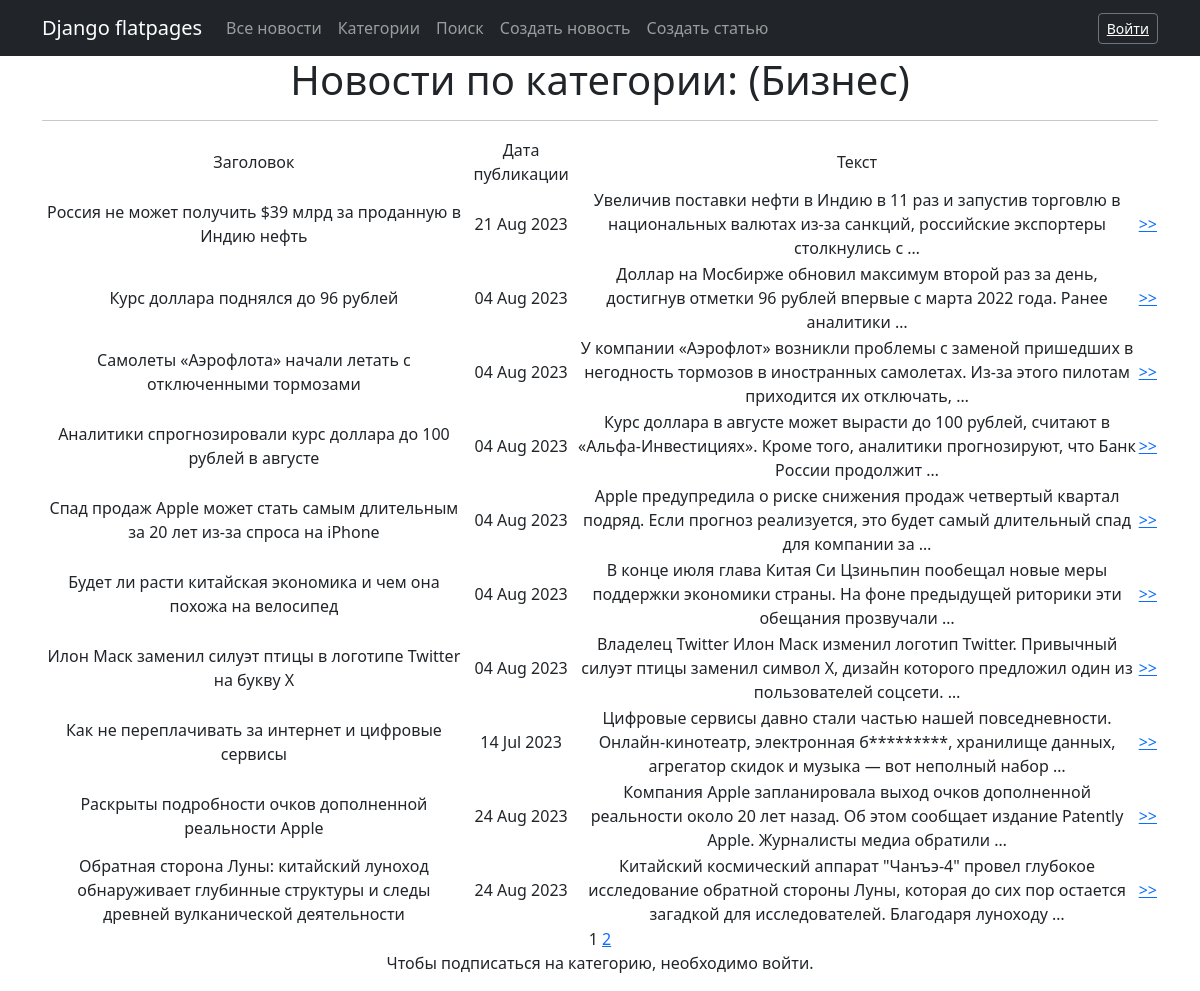
Screenshot of /news/categories/1 with the database file from the repository.
### news/models.py (models this page shows, shortened)
class Category(models.Model):
    name = models.CharField(max_length=64, unique=True)
    subscribers = models.ManyToManyField(User)  # related_name='categories'

class Post(models.Model):
    news = 'N'
    article = 'A'
    POSITIONS = [
        (news, 'Новость'),
        (article, 'Статья')
    ]
    author = models.ForeignKey(Author, on_delete=models.CASCADE)
    select = models.CharField(max_length=1, choices=POSITIONS, default=news)
    datetime = models.DateTimeField(auto_now_add=True)
    title = models.CharField(max_length=255)
    text = models.TextField()
    category = models.ManyToManyField(Category)
    rating = models.IntegerField(default=0)

### news/views.py (the view)
# urls.py: path('categories/<int:pk>', CategoriesFilter.as_view(), name='categories_filter'),
class CategoriesFilter(ListView):
    model = Post
    ordering = '-datetime'
    template_name = 'categories_filter.html'
    context_object_name = 'posts'
    paginate_by = 10
    def get_queryset(self):
        queryset = Post.objects.filter(category__pk=self.kwargs.get('pk'))
        return queryset
    def get_context_data(self, **kwargs):
        context = super().get_context_data(**kwargs)
        category_pk = self.kwargs.get('pk')
        category = Category.objects.all()[category_pk - 1]
        context['category_name'] = category.name
        context['category_pk'] = category_pk
        context['username'] = self.request.user.username
        context['is_not_subscriber'] = not category.subscribers.filter(username=self.request.user).exists()
        return context

### news/templatetags/custom_filters.py (called while the page is built)
@register.filter()
def censor(value):
    def check_word(word):
        for j in range(0, len(word_list)):
            if word.lower() == word_list[j]:
                new_word = word[0]
                for k in range(1, len(word)):
                    new_word += '*'
                word = new_word
        return word
    if type(value) != str:
        return 'Ошибка: "value" не строка!'
    s = ''
    i = 0
    new_word = ''
    while i < len(value):
        c = value[i]
        if (c != ' ') and (c != '.') and (c != ',') and (c != '!') and (c != '?') and (c != ' '):
            new_word += c
        else:
            if new_word != '':
                s = s + check_word(new_word) + c
                new_word = ''
            else:
                s += c
        i += 1
    if new_word != '':
        s = s + check_word(new_word)
    return s

### templates/categories_filter.html (shortened to what this page needs)
{% extends 'flatpages/default.html' %}
{% load custom_filters %}
{% block content %}
   <h1>Новости по категории: ({{ category_name }})</h1>
   <hr>
   {% if posts %}
       <table>
           <tr>
               <td>Заголовок</td>
               <td>Дата публикации</td>
               <td>Текст</td>
               <td></td>
           </tr>
           {% for post in posts %}
           <tr>
               <td>{{ post.title|censor }}</td>
               <td>{{ post.datetime|date:'d M Y' }}</td>
               <td>{{ post.text|censor|truncatewords:20 }}</td>
               <td><a href="{% url 'post_detal' post.pk %}">>></a></td>
           </tr>
           {% endfor %}
       </table>
   {% else %}
       <h2>Новостей нет!</h2>
   {% endif %}
   {{ page_obj.number }}
   {% if page_obj.has_next %}
       <a href="?page={{ page_obj.next_page_number }}">{{ page_obj.next_page_number }}</a>
   {% endif %}
<br/>
{% if username %}
    {% if is_not_subscriber %}
        <button> <a href="{% url 'subscribe' category_pk %}">Подписаться</a> </button>
    {% else %}
        <p>Подписка оформлена!</p>
    {% endif %}
{% else %}
    <p>Чтобы подписаться на категорию, необходимо войти.</p>
{% endif %}
{% endblock content %}

### rows the page displays
Category: name "Бизнес"
Post: title|censor "Россия не может получить $39 млрд за проданную в Индию нефть", datetime "21 Aug 2023", text|censor "Увеличив поставки нефти в Индию в 11 раз и запустив торговлю в национальных валютах из-за санкций, российские экспортеры столкнулись с …"
Post: title|censor "Курс доллара поднялся до 96 рублей", datetime "04 Aug 2023", text|censor "Доллар на Мосбирже обновил максимум второй раз за день, достигнув отметки 96 рублей впервые с марта 2022 года. Ранее аналитики …"
Post: title|censor "Самолеты «Аэрофлота» начали летать с отключенными тормозами", datetime "04 Aug 2023", text|censor "У компании «Аэрофлот» возникли проблемы с заменой пришедших в негодность тормозов в иностранных самолетах. Из-за этого пилотам приходится их отключать, …"
Post: title|censor "Аналитики спрогнозировали курс доллара до 100 рублей в августе", datetime "04 Aug 2023", text|censor "Курс доллара в августе может вырасти до 100 рублей, считают в «Альфа-Инвестициях». Кроме того, аналитики прогнозируют, что Банк России продолжит …"
Post: title|censor "Спад продаж Apple может стать самым длительным за 20 лет из-за спроса на iPhone", datetime "04 Aug 2023", text|censor "Apple предупредила о риске снижения продаж четвертый квартал подряд. Если прогноз реализуется, это будет самый длительный спад для компании за …"
Post: title|censor "Будет ли расти китайская экономика и чем она похожа на велосипед", datetime "04 Aug 2023", text|censor "В конце июля глава Китая Си Цзиньпин пообещал новые меры поддержки экономики страны. На фоне предыдущей риторики эти обещания прозвучали …"
Post: title|censor "Илон Маск заменил силуэт птицы в логотипе Twitter на букву X", datetime "04 Aug 2023", text|censor "Владелец Twitter Илон Маск изменил логотип Twitter. Привычный силуэт птицы заменил символ X, дизайн которого предложил один из пользователей соцсети. …"
Post: title|censor "Как не переплачивать за интернет и цифровые сервисы", datetime "14 Jul 2023", text|censor "Цифровые сервисы давно стали частью нашей повседневности. Онлайн-кинотеатр, электронная б*********, хранилище данных, агрегатор скидок и музыка — вот неполный набор …"
Post: title|censor "Раскрыты подробности очков дополненной реальности Apple", datetime "24 Aug 2023", text|censor "Компания Apple запланировала выход очков дополненной реальности около 20 лет назад. Об этом сообщает издание Patently Apple. Журналисты медиа обратили …"
Post: title|censor "Обратная сторона Луны: китайский луноход обнаруживает глубинные структуры и следы древней вулканической деятельности", datetime "24 Aug 2023", text|censor "Китайский космический аппарат \"Чанъэ-4\" провел глубокое исследование обратной стороны Луны, которая до сих пор остается загадкой для исследователей. Благодаря луноходу …"

### other values shown
{{ page_obj.number }} "1"
{{ page_obj.next_page_number }} "2"
